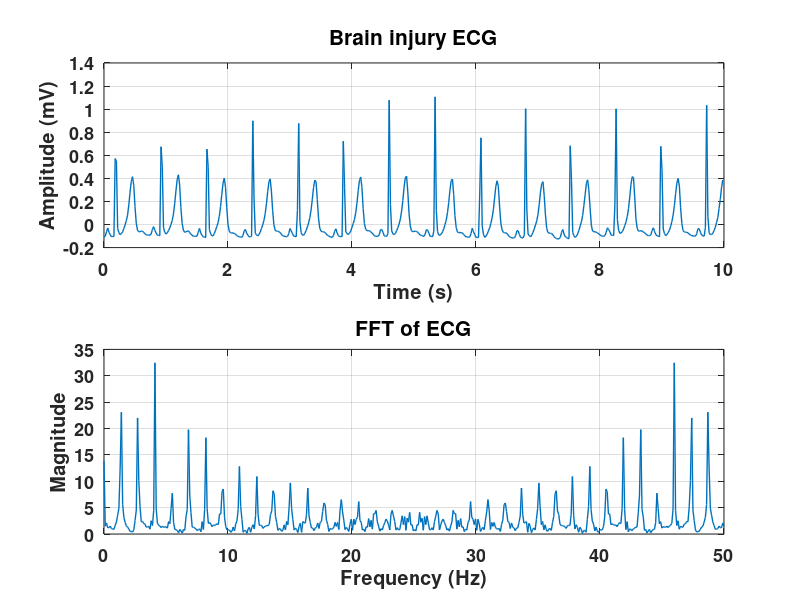
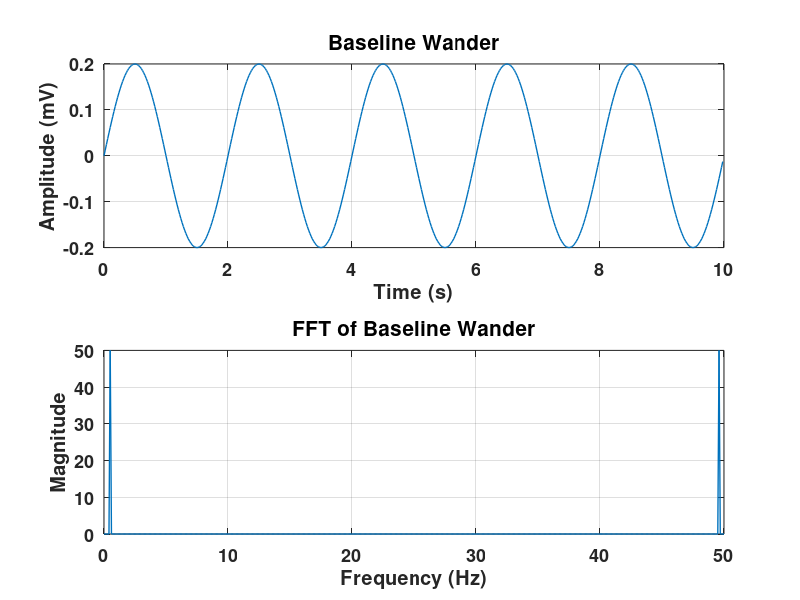
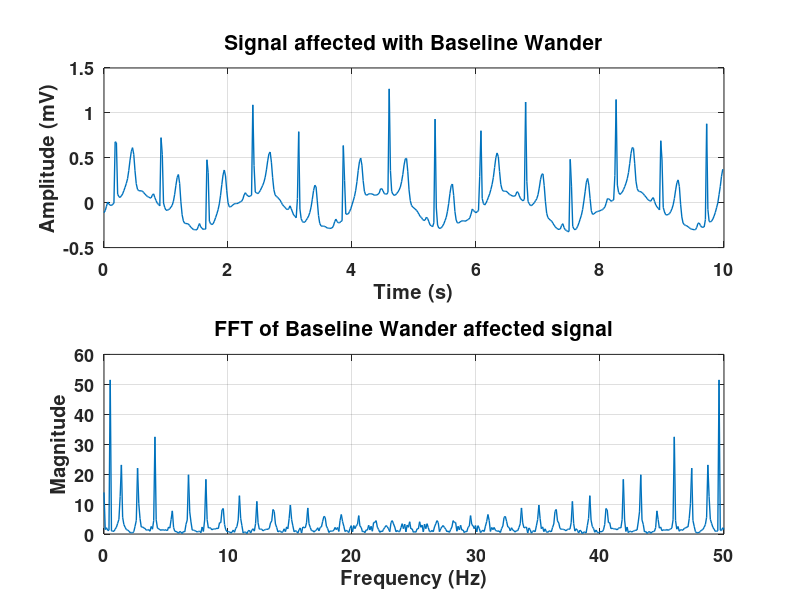

Write the MATLAB code that produced these figures, in order. (Note: this script raises an error after producing the figures.)
clc;
close all; 
clear;

fs = 50;
t=0:(1/fs):10-(1/fs);
f = linspace(0, fs, 500);
load('charis10m');

figure(1);

subplot(2, 1, 1);
x = val(:,:);
x = x/6081.8245;
plot(t, x, 'linewidth', 1);
set(gca, 'fontsize', 13, 'fontweight', 'bold');
title('Brain injury ECG', 'fontsize', 15);
xlabel('Time (s)');
ylabel('Amplitude (mV)');
grid on;

subplot(2, 1, 2);
fftx = abs(fft(x));
plot(f, fftx, 'linewidth', 1);
set(gca, 'fontsize', 13, 'fontweight', 'bold');
title('FFT of ECG', 'fontsize', 15);
xlabel('Frequency (Hz)');
ylabel('Magnitude');
grid on;

figure(2);

subplot(2, 1, 1);
noise_baseline = 0.2*sin(2*pi*0.5*t);
plot(t, noise_baseline, 'linewidth', 1);
set(gca, 'fontsize', 13, 'fontweight', 'bold');
title('Baseline Wander', 'fontsize', 15);
xlabel('Time (s)');
ylabel('Amplitude (mV)');
grid on;

subplot(2, 1, 2);
plot(f, abs(fft(noise_baseline)), 'linewidth', 1);
set(gca, 'fontsize', 13, 'fontweight', 'bold');
title('FFT of Baseline Wander', 'fontsize', 15);
xlabel('Frequency (Hz)');
ylabel('Magnitude');
grid on;

figure(3);

subplot(2, 1, 1);
baseline_affected_ecg = x + noise_baseline;
plot(t, baseline_affected_ecg, 'linewidth', 1);
set(gca, 'fontsize', 13, 'fontweight', 'bold');
title('Signal affected with Baseline Wander', 'fontsize', 15);
xlabel('Time (s)');
ylabel('Amplitude (mV)');
grid on;

subplot(2, 1, 2);
plot(f, abs(fft(baseline_affected_ecg)), 'linewidth', 1);
set(gca, 'fontsize', 13, 'fontweight', 'bold');
title('FFT of Baseline Wander affected signal', 'fontsize', 15);
xlabel('Frequency (Hz)');
ylabel('Magnitude');
grid on;

figure(4);
x_filtered = filter(cheby2_hpf, baseline_affected_ecg);

subplot(2, 1, 1);
plot(t, x_filtered, 'linewidth', 1);
set(gca, 'fontsize', 13, 'fontweight', 'bold');
title('Signal with Baseline Wander Removed', 'fontsize', 15);
xlabel('Time (s)');
ylabel('Amplitude (mV)');
grid on;

subplot(2, 1, 2);
plot(f, abs(fft(x_filtered)), 'linewidth', 1);
set(gca, 'fontsize', 13, 'fontweight', 'bold');
title('FFT of Signal with Baseline Wander Removed', 'fontsize', 15);
xlabel('Frequency (Hz)');
ylabel('Magnitude');
grid on;